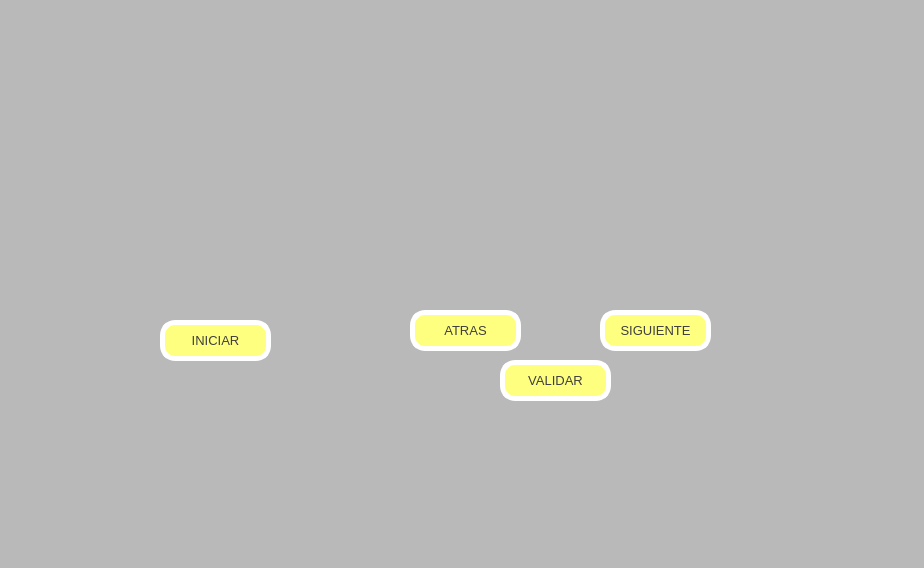
<?xml version="1.0" encoding="UTF-8"?>
<ui version="4.0">
 <class>MainWindow</class>
 <widget class="QMainWindow" name="MainWindow">
  <property name="geometry">
   <rect>
    <x>0</x>
    <y>0</y>
    <width>924</width>
    <height>568</height>
   </rect>
  </property>
  <property name="windowTitle">
   <string>MainWindow</string>
  </property>
  <property name="styleSheet">
   <string notr="true">background-color: rgb(185, 185, 185);</string>
  </property>
  <widget class="QWidget" name="centralwidget">
   <widget class="QLabel" name="label">
    <property name="geometry">
     <rect>
      <x>10</x>
      <y>10</y>
      <width>191</width>
      <height>71</height>
     </rect>
    </property>
    <property name="text">
     <string/>
    </property>
    <property name="pixmap">
     <pixmap resource="../../Resource/resource.qrc">:/Logos/uatlogopng.png</pixmap>
    </property>
    <property name="scaledContents">
     <bool>true</bool>
    </property>
   </widget>
   <widget class="QLabel" name="label_4">
    <property name="geometry">
     <rect>
      <x>680</x>
      <y>10</y>
      <width>231</width>
      <height>71</height>
     </rect>
    </property>
    <property name="text">
     <string/>
    </property>
    <property name="pixmap">
     <pixmap resource="../../Resource/resource.qrc">:/Logos/fians.png</pixmap>
    </property>
    <property name="scaledContents">
     <bool>true</bool>
    </property>
   </widget>
   <widget class="QLabel" name="label_5">
    <property name="geometry">
     <rect>
      <x>740</x>
      <y>390</y>
      <width>201</width>
      <height>131</height>
     </rect>
    </property>
    <property name="text">
     <string/>
    </property>
    <property name="pixmap">
     <pixmap resource="../../Resource/resource.qrc">:/Logos/Shelby-Logo.png</pixmap>
    </property>
    <property name="scaledContents">
     <bool>true</bool>
    </property>
   </widget>
   <widget class="QLabel" name="txt_contador">
    <property name="geometry">
     <rect>
      <x>80</x>
      <y>200</y>
      <width>151</width>
      <height>131</height>
     </rect>
    </property>
    <property name="text">
     <string/>
    </property>
   </widget>
   <widget class="QLabel" name="imagenPC">
    <property name="geometry">
     <rect>
      <x>100</x>
      <y>100</y>
      <width>211</width>
      <height>201</height>
     </rect>
    </property>
    <property name="text">
     <string/>
    </property>
    <property name="pixmap">
     <pixmap resource="../../Resource/resource.qrc">:/Integrantes/Img_alan.jpg</pixmap>
    </property>
    <property name="scaledContents">
     <bool>true</bool>
    </property>
   </widget>
   <widget class="QPushButton" name="btn_iniciar">
    <property name="geometry">
     <rect>
      <x>160</x>
      <y>320</y>
      <width>111</width>
      <height>41</height>
     </rect>
    </property>
    <property name="font">
     <font>
      <pointsize>10</pointsize>
     </font>
    </property>
    <property name="styleSheet">
     <string notr="true">border: 5px solid white;
color: rgb(75, 75, 75);
background-color: rgb(255, 255, 127);
border-radius: 15px;
color: rgb(63, 63, 63);</string>
    </property>
    <property name="text">
     <string>INICIAR</string>
    </property>
   </widget>
   <widget class="QLabel" name="imagenUsu">
    <property name="geometry">
     <rect>
      <x>450</x>
      <y>100</y>
      <width>211</width>
      <height>201</height>
     </rect>
    </property>
    <property name="text">
     <string/>
    </property>
    <property name="pixmap">
     <pixmap resource="../../Resource/resource.qrc">:/Integrantes/Img_alan.jpg</pixmap>
    </property>
    <property name="scaledContents">
     <bool>true</bool>
    </property>
   </widget>
   <widget class="QPushButton" name="btn_atras">
    <property name="geometry">
     <rect>
      <x>410</x>
      <y>310</y>
      <width>111</width>
      <height>41</height>
     </rect>
    </property>
    <property name="font">
     <font>
      <pointsize>10</pointsize>
     </font>
    </property>
    <property name="styleSheet">
     <string notr="true">border: 5px solid white;
color: rgb(75, 75, 75);
background-color: rgb(255, 255, 127);
border-radius: 15px;
color: rgb(63, 63, 63);</string>
    </property>
    <property name="text">
     <string>ATRAS</string>
    </property>
   </widget>
   <widget class="QPushButton" name="btn_siguiente">
    <property name="geometry">
     <rect>
      <x>600</x>
      <y>310</y>
      <width>111</width>
      <height>41</height>
     </rect>
    </property>
    <property name="font">
     <font>
      <pointsize>10</pointsize>
     </font>
    </property>
    <property name="styleSheet">
     <string notr="true">border: 5px solid white;
color: rgb(75, 75, 75);
background-color: rgb(255, 255, 127);
border-radius: 15px;
color: rgb(63, 63, 63);</string>
    </property>
    <property name="text">
     <string>SIGUIENTE</string>
    </property>
   </widget>
   <widget class="QPushButton" name="btn_validar">
    <property name="geometry">
     <rect>
      <x>500</x>
      <y>360</y>
      <width>111</width>
      <height>41</height>
     </rect>
    </property>
    <property name="font">
     <font>
      <pointsize>10</pointsize>
     </font>
    </property>
    <property name="styleSheet">
     <string notr="true">border: 5px solid white;
color: rgb(75, 75, 75);
background-color: rgb(255, 255, 127);
border-radius: 15px;
color: rgb(63, 63, 63);</string>
    </property>
    <property name="text">
     <string>VALIDAR</string>
    </property>
   </widget>
  </widget>
  <widget class="QMenuBar" name="menubar">
   <property name="geometry">
    <rect>
     <x>0</x>
     <y>0</y>
     <width>924</width>
     <height>26</height>
    </rect>
   </property>
  </widget>
  <widget class="QStatusBar" name="statusbar"/>
 </widget>
 <resources>
  <include location="../../Resource/resource.qrc"/>
  <include location="../../Resource/resource.qrc"/>
  <include location="../Resource/resource.qrc"/>
 </resources>
 <connections/>
</ui>
